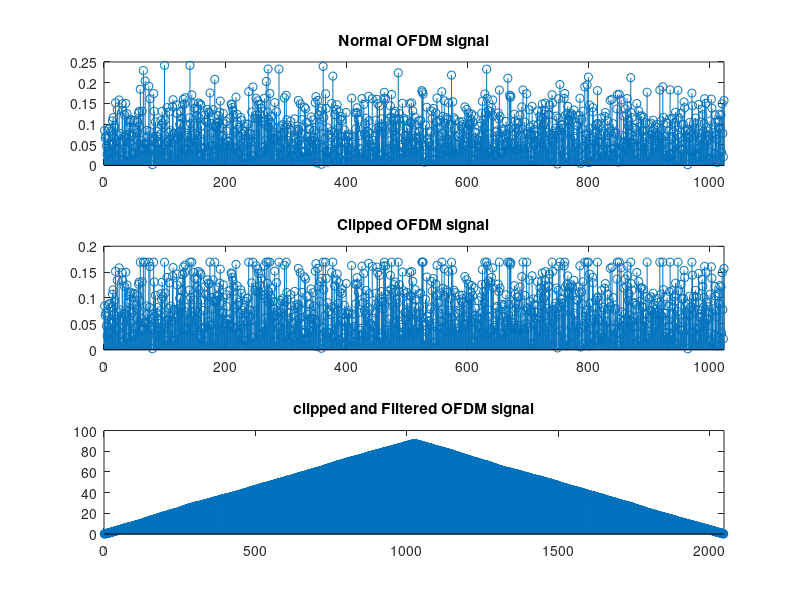
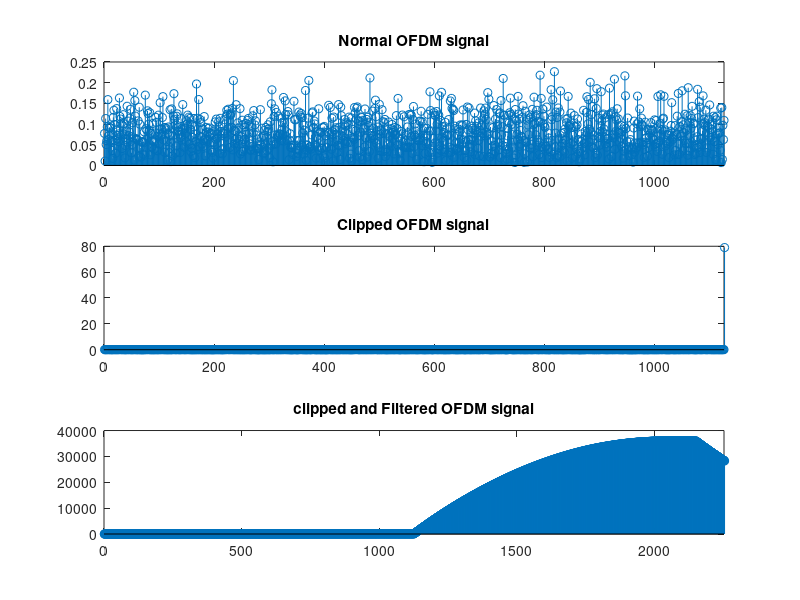
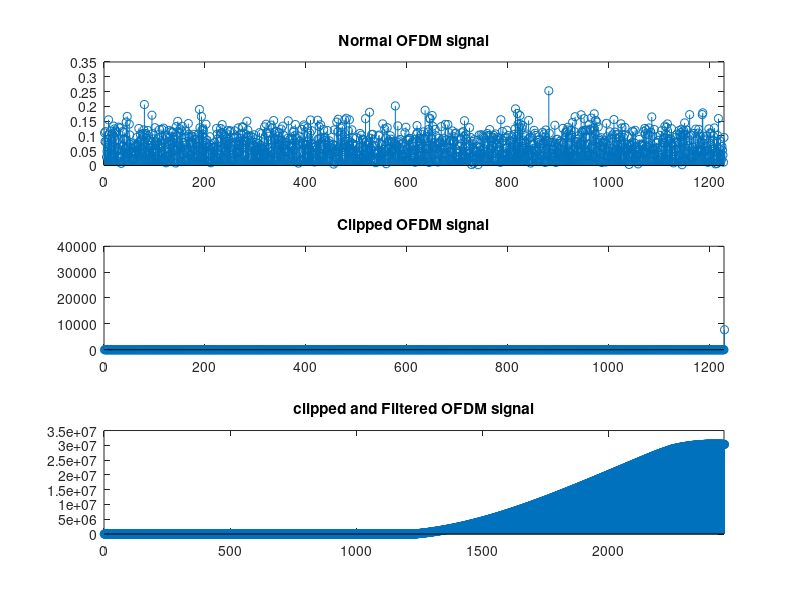
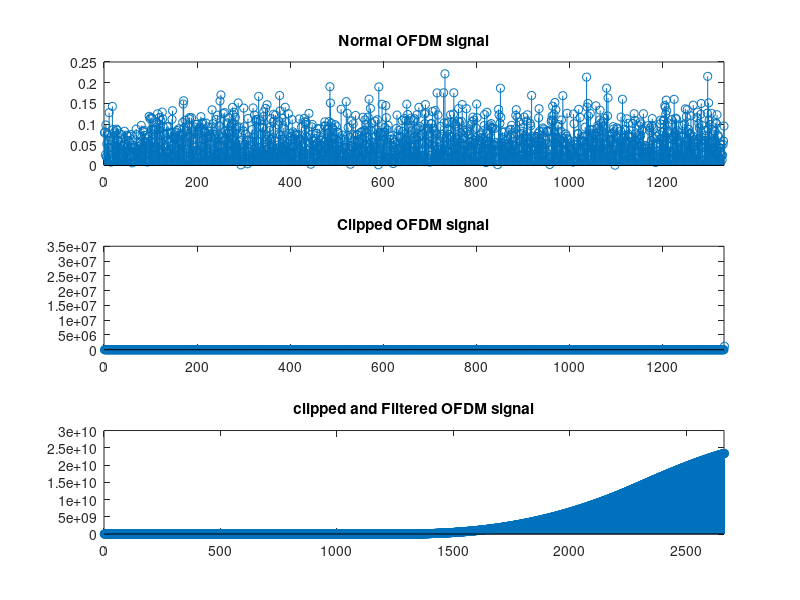

The MATLAB script that drew these images, in order:
function y5=E_papr_clipConv()
clc;
clear all;
close all;
for L=1:0.1:1.5
    N = 1024;
    M=16;
    r = floor(M*rand(N,1));                                                                        %SGenerating the rendom data for transmission
    a=qammod (r,M);                                                                                 %GQAM modulating the data.

    LN = floor(L*N);
    at=a';
    aa=[at(1:N) zeros(1,LN-N)]';

    x =ifft(aa);                                                                                               % Generating OFDM signal and calculating PAPR
    x_mag=abs (x);

    papr=max(x_mag.^2)/mean(x_mag.^2);

    figure;
    subplot(3,1,1),stem(x_mag),title('Normal OFDM signal');
    xlim([0 LN]);
    x_max=0.7*max(x_mag);

    for j=1:LN                                                                                              %Clipping the signals above threshold(here 70$ of original value)
        if(x_mag(j,1)>x_max)
            x_mag1 (j,1)=x_max;
        else
            x_mag1 (j,1)=x_mag(j,1);
        end;
    end;

    subplot(3,1,2),stem(x_mag1),title('Clipped OFDM signal');
    xlim([0 LN]);
    h=[ones(1,N) zeros(1,LN-N)]';                                                                %Filtering the clipped signal
    x_mag1=conv(x_mag1,h);
    subplot(3,1,3),stem(x_mag1),title('clipped and Filtered OFDM signal');
    xlim([0 2*LN]);                                                                                         %Calculating PAPR of Clipped and Filtered signal

    papr1=max (x_mag1.^2)/mean(x_mag1.^2);

    disp("PAPR of original OFDM");
    disp (papr);
    disp('PAPR of clipped OFDM');
    disp(papr1);
end